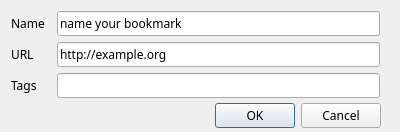
<?xml version="1.0" encoding="UTF-8"?>
<ui version="4.0">
 <class>CreateBookmark</class>
 <widget class="QDialog" name="CreateBookmark">
  <property name="geometry">
   <rect>
    <x>0</x>
    <y>0</y>
    <width>400</width>
    <height>132</height>
   </rect>
  </property>
  <property name="font">
   <font>
    <family>Noto Sans</family>
   </font>
  </property>
  <property name="windowTitle">
   <string>Create Bookmark</string>
  </property>
  <property name="locale">
   <locale language="English" country="UnitedKingdom"/>
  </property>
  <widget class="QDialogButtonBox" name="buttonBox">
   <property name="geometry">
    <rect>
     <x>40</x>
     <y>100</y>
     <width>341</width>
     <height>32</height>
    </rect>
   </property>
   <property name="orientation">
    <enum>Qt::Orientation::Horizontal</enum>
   </property>
   <property name="standardButtons">
    <set>QDialogButtonBox::StandardButton::Cancel|QDialogButtonBox::StandardButton::Ok</set>
   </property>
  </widget>
  <widget class="QWidget" name="formLayoutWidget">
   <property name="geometry">
    <rect>
     <x>10</x>
     <y>10</y>
     <width>371</width>
     <height>91</height>
    </rect>
   </property>
   <layout class="QFormLayout" name="formLayout">
    <property name="formAlignment">
     <set>Qt::AlignmentFlag::AlignLeading|Qt::AlignmentFlag::AlignLeft|Qt::AlignmentFlag::AlignTop</set>
    </property>
    <property name="horizontalSpacing">
     <number>12</number>
    </property>
    <property name="verticalSpacing">
     <number>6</number>
    </property>
    <property name="leftMargin">
     <number>1</number>
    </property>
    <property name="topMargin">
     <number>1</number>
    </property>
    <property name="rightMargin">
     <number>1</number>
    </property>
    <property name="bottomMargin">
     <number>1</number>
    </property>
    <item row="0" column="0">
     <widget class="QLabel" name="nameLabel">
      <property name="text">
       <string>Name</string>
      </property>
     </widget>
    </item>
    <item row="0" column="1">
     <widget class="QLineEdit" name="nameLineEdit">
      <property name="text">
       <string>name your bookmark</string>
      </property>
     </widget>
    </item>
    <item row="1" column="0">
     <widget class="QLabel" name="uRLLabel">
      <property name="text">
       <string>URL</string>
      </property>
     </widget>
    </item>
    <item row="1" column="1">
     <widget class="QLineEdit" name="uRLLineEdit">
      <property name="text">
       <string>http://example.org</string>
      </property>
     </widget>
    </item>
    <item row="2" column="0">
     <widget class="QLabel" name="tagsLabel">
      <property name="text">
       <string>Tags</string>
      </property>
     </widget>
    </item>
    <item row="2" column="1">
     <widget class="QLineEdit" name="tagsLineEdit"/>
    </item>
   </layout>
  </widget>
 </widget>
 <resources/>
 <connections>
  <connection>
   <sender>buttonBox</sender>
   <signal>accepted()</signal>
   <receiver>CreateBookmark</receiver>
   <slot>accept()</slot>
   <hints>
    <hint type="sourcelabel">
     <x>248</x>
     <y>254</y>
    </hint>
    <hint type="destinationlabel">
     <x>157</x>
     <y>274</y>
    </hint>
   </hints>
  </connection>
  <connection>
   <sender>buttonBox</sender>
   <signal>rejected()</signal>
   <receiver>CreateBookmark</receiver>
   <slot>reject()</slot>
   <hints>
    <hint type="sourcelabel">
     <x>316</x>
     <y>260</y>
    </hint>
    <hint type="destinationlabel">
     <x>286</x>
     <y>274</y>
    </hint>
   </hints>
  </connection>
 </connections>
</ui>
